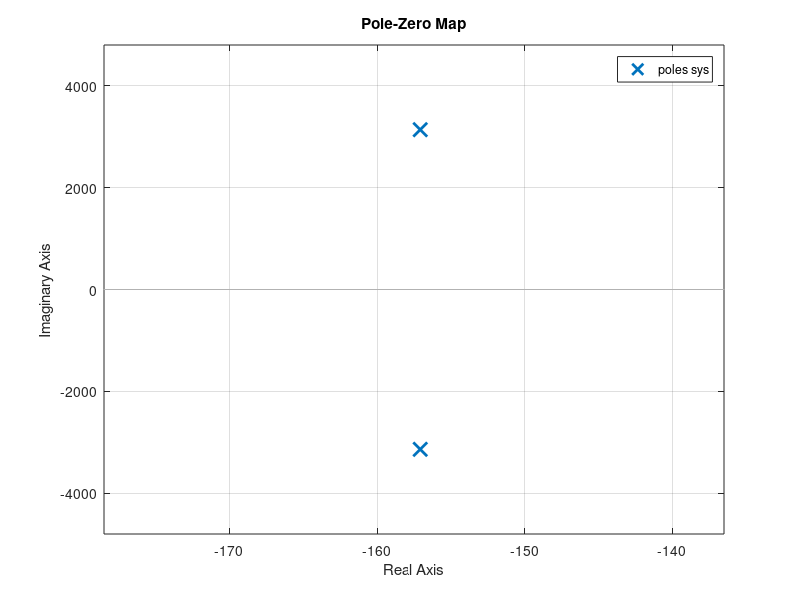
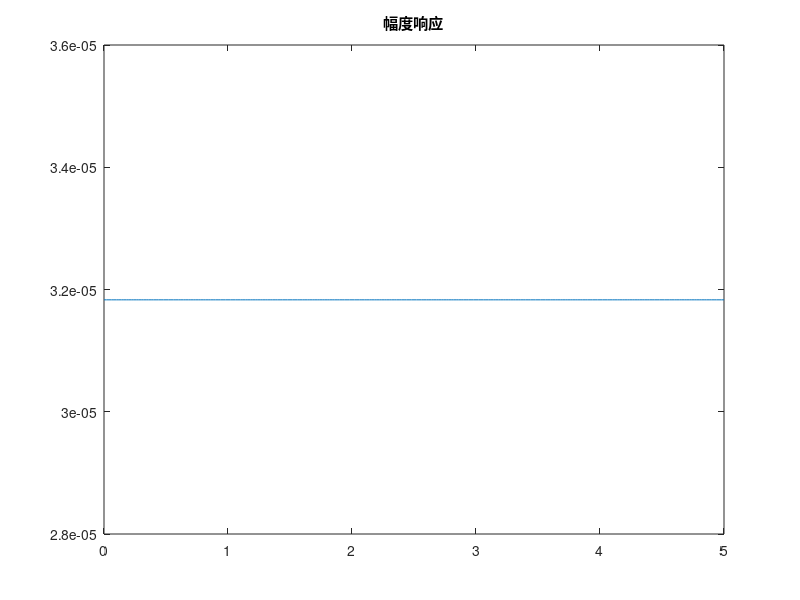
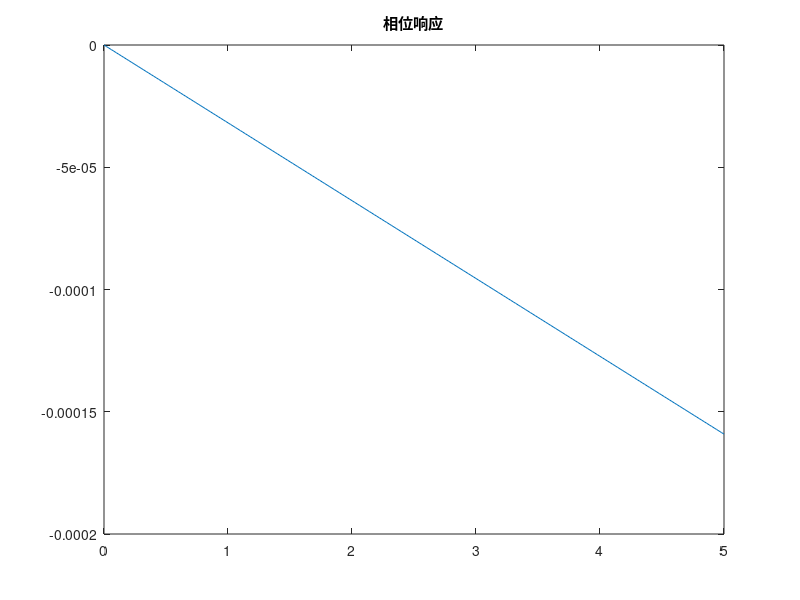

Here is the MATLAB script that generated these plots, in order:
a1=1/15;a2=1/20;a3=1/25;
w1=600*pi;w2=800*pi;w3=1000*pi;
num= [2*a2*w3];
den=[1,2*a2*w3,w3*w3];
sys=tf(num,den);
t=0:0.02:5;
w=0:0.02:5;
set(gcf,'color','w');
figure(1);
pzmap(sys);
p1=pole(sys);
z1=zero(sys);
H=freqs(num,den,w);
figure(2);
plot(w,abs(H));
title('幅度响应');
figure(3);
plot(w,angle(H));
title('相位响应');
